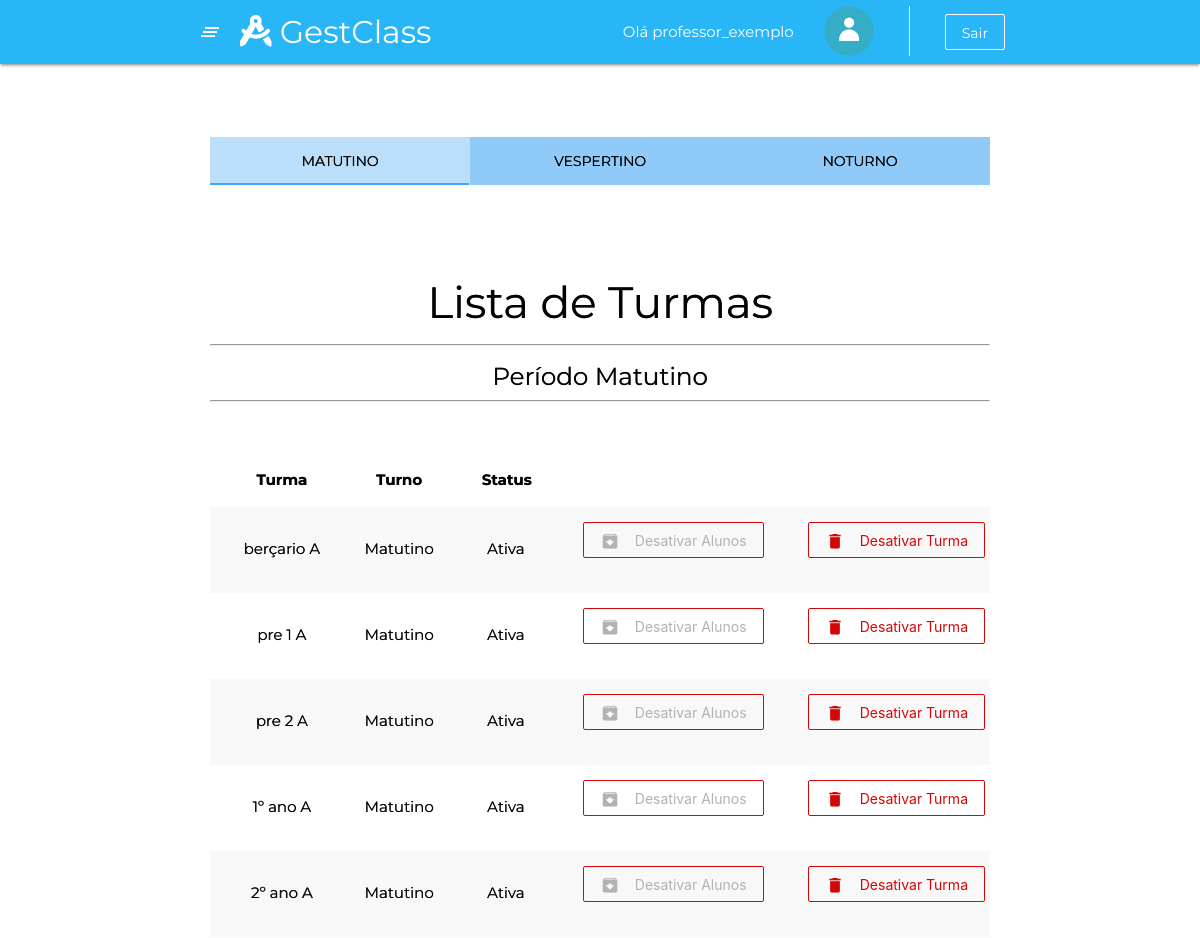
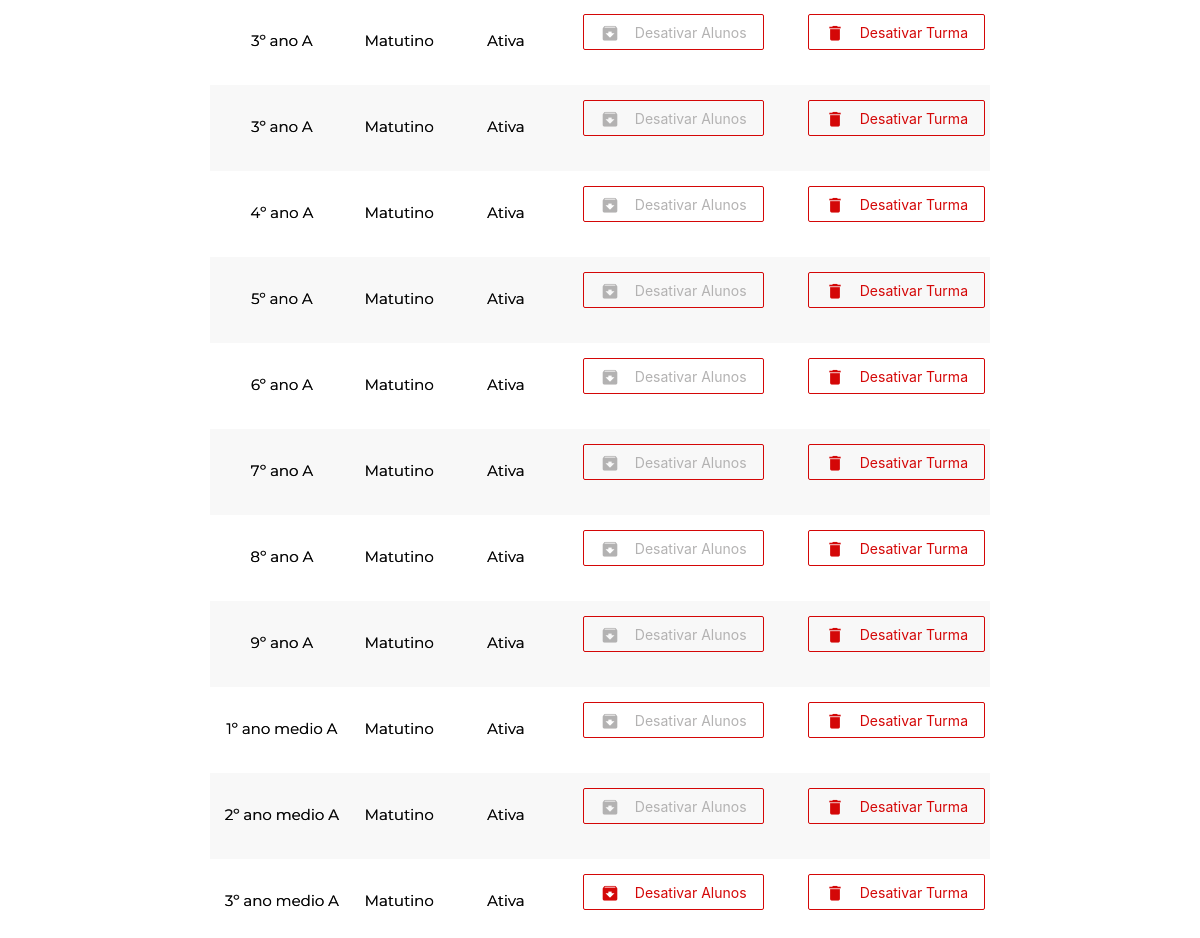
The app's page /listaTurmas.html.php (signed in) with its own data (2 pictures, top to bottom).
### tables this page shows
CREATE TABLE professor (
	ID_professor INTEGER NOT NULL PRIMARY KEY AUTO_INCREMENT UNIQUE,
	nome_professor VARCHAR (50) NOT NULL,
    foto VARCHAR(255),
	cep VARCHAR (10) NOT NULL,
    numero INTEGER NOT NULL,
    complemento VARCHAR (40),
    rg VARCHAR(15) NOT NULL UNIQUE,
    cpf VARCHAR(14) NOT NULL UNIQUE,
	email VARCHAR(65) NOT NULL UNIQUE,
    senha VARCHAR(50) NOT NULL,
    celular VARCHAR(15) NOT NULL,
    telefone VARCHAR(14),
    fk_id_tipo_usuario_professor INTEGER NOT NULL,
    fk_id_escola_professor INTEGER NOT NULL
);

CREATE TABLE turma (
	ID_turma INTEGER NOT NULL PRIMARY KEY AUTO_INCREMENT UNIQUE,
    nome_turma VARCHAR(50) NOT NULL,
    fk_id_escola_turma INTEGER NOT NULL,
    fk_id_turno_turma INTEGER NOT NULL,
    situacao BOOLEAN NOT NULL
);

CREATE TABLE turno (
	ID_turno INTEGER NOT NULL PRIMARY KEY AUTO_INCREMENT UNIQUE,
    nome_turno VARCHAR(20) NOT NULL    
);

### listaTurmas.html.php (the view, shortened to what this page needs)
<!DOCTYPE html>
<html lang="pt-br">
<head>
    <link rel="stylesheet" type="text/css" href="css/boletimCadastro.css" />
</head>
<body class="body_estilizado">
    <?php
    include_once 'php/conexao.php';
    $id_tipo_usuario = $_SESSION["id_tipo_usuario"];
    $id_escola = $_SESSION["id_escola"];
    if ($id_tipo_usuario == 2) {
        require_once 'reqDiretor.php';
    } else if ($id_tipo_usuario == 3) {
        require_once 'reqHeader.php';
    } elseif ($id_tipo_usuario == 4) {
        require_once 'reqProfessor.php';
    }
    ?>
    <br>
    <div class="container col s12 m12 l12" id="container_boletimCadastro">
        <div class="row">
            <div class="col s12 m12 l12">
                <ul id="tabs-swipe-demo" class="tabs blue lighten-3">
                    <li class="tab col s3 m4 l4 "><a href="#matutino">Matutino</a></li>
                    <li class="tab col s3 m4 l4 "><a href="#vespertino">Vespertino</a></li>
                    <li class="tab col s3 m4 l4 "><a href="#noturno">Noturno</a></li>
                </ul>
            </div>
        </div>
        <br>
        <br>
        <div id="matutino" class="col s12 m12 l12">
            <h3 class="center">Lista de Turmas</h3>
            <hr>
            <h5 class="center">Período Matutino</h5>
            <hr>
            <br><br>
            <table class="striped centered">
                <thead>
                    <tr>
                        <th>Turma</th>
                        <th>Turno</th>
                        <th>&nbsp;&nbsp;&nbsp;&nbsp;&nbsp;&nbsp;Status</th>
                        <th></th>
                    </tr>
                </thead>
                <tbody>
                    <?php
                    $select_turmas = $conn->prepare("SELECT turma.ID_turma AS ID_turma, turma.nome_turma AS nome_turma, turma.situacao AS situacao, turno.nome_turno AS nome_turno FROM turma  INNER JOIN turno ON (turma.fk_id_turno_turma = turno.ID_turno) WHERE turma.fk_id_escola_turma = $id_escola AND turma.fk_id_turno_turma = 1");
                    $select_turmas->execute();
                    if ($select_turmas->rowCount()) {
                        while ($turmas_array = $select_turmas->fetch(PDO::FETCH_ASSOC)) {
                            $id_turma = $turmas_array['ID_turma'];
                            $nome_turma = $turmas_array['nome_turma'];
                            $turno_turma = $turmas_array['nome_turno'];
                            $situacao = $turmas_array['situacao'];
                            if ($situacao) {
                                $status = 'Ativa';
                            } else {
                                $status = 'Desativa';
                            }
                    ?>
                            <tr>
                                <td><?php echo $nome_turma ?></td>
                                <td><?php echo $turno_turma ?></td>
                                <td>&nbsp;&nbsp;&nbsp;&nbsp;&nbsp;&nbsp;<?php echo $status; ?></td>
                                <td>
                                    <?php
                                    $select_alunos_turma = $conn->prepare("SELECT ra FROM aluno WHERE fk_id_escola_aluno = $id_escola AND fk_id_turma_aluno = $id_turma AND situacao = true");
                                    $select_alunos_turma->execute();
                                    if ($select_alunos_turma->rowCount()) {
                                    ?>
                                        <form action="php/confirmDesativarAlunosTurma.php" method="POST">
                                            <button id="btnTableChamada" type="submit" class="btn-flat btnLightRed center" style="float: center;">
                                                <i class="material-icons left">archive</i>Desativar Alunos
                                            </button>
                                        </form>
                                    <?php
                                    } else {
                                    ?>
                                        <button disabled id="btnTableChamada" type="submit" class="btn-flat btnLightRed center" style="float: center;">
                                            <i class="material-icons left">archive</i>Desativar Alunos
                                        </button>
                                    <?php
                                    }
                                    ?>
                                </td>
                                <td>
                                    <?php
                                    if ($situacao) {
                                    ?>
                                        <form action="php/confirmDesativarTurma.php" method="POST">
                                            <button id="btnTableChamada" type="submit" class="btn-flat btnLightRed center" style="float: center;">
                                                <i class="material-icons left">delete</i>Desativar Turma
                                            </button>
                                        </form>
                                    <?php
                                    }
                                    ?>
                                </td>
                            </tr>
                        <?php
                        }
                    }
                    ?>
                </tbody>
            </table>
        </div>
    <?php
    require_once 'reqFooter.php';
    ?>

### reqProfessor.php (shortened to what this page needs)
<?php
include_once 'php/conexao.php';
$id_usuario = $_SESSION["id_usuario"];
$id_escola = $_SESSION["id_escola"];
$query = $conn->prepare("select * from professor where id_professor=$id_usuario");
$query->execute();
$dados = $query->fetch(PDO::FETCH_ASSOC);
$nomeProf = $dados['nome_professor'];
$nome = Explode(" ", $nomeProf);
$nome_prof = $nome[0];
?>
<!DOCTYPE html>
<html lang="pt">
<head>
  <link rel="stylesheet" type="text/css" href="css/homeProfessor.css" />
  <link rel="stylesheet" type="text/css" href="node_modules/materialize-css/dist/css/materialize.min.css" />
  <link rel="stylesheet" type="text/css" href="node_modules/@fortawesome/fontawesome-free/css/all.min.css" />
  <link rel="stylesheet" type="text/css" href="node_modules/animate.css/animate.min.css" />
  <link rel="stylesheet" type="text/css" href="node_modules/aos/dist/aos.css" />
  <link rel="stylesheet" type="text/css" href="css/menu.css" />
  <link rel="stylesheet" type="text/css" href="css/default.css" />
  <link rel="stylesheet" type="text/css" href="css/homeSecretaria.css" />
</head>
<body>
  <header>
    <div class="navbar-fixed">
      <nav class="light-blue lighten-1">
        <div class="container">
          <div class="nav-wrapper">
            <a href="#" data-target="slide-out" class="sidenav-trigger show-on-large"><i class="material-icons">clear_all</i></a>
            <a href="homeProfessor.html.php" class="brand-logo"><i class="fas fa-drafting-compass"></i>
              <span class="hide-on-small-only">GestClass<span></a>
            <ul class="right">
              <li>
                <a class="transparent hide-on-small-only" disable>Olá
                  <?php echo $nome_prof ?></a>
              </li>
              <?php if (empty($dados['foto'])) { ?>
                <li>
                  <a href="perfil.html.php" class="transparent hide-on-small-only">
                    <img class="circle icon-user" width="50px" height="50px" src="assets/imagensBanco/usuario.png">
                  </a>
                </li>
              <?php } ?>
              <li>
              </li>
              <li>
                <a href="php/logout.php" class="btn-flat btnLight hide-on-small-only">Sair</a>
              </li>
            </ul>
          </div>
        </div>
      </nav>
    </div>
  </header>

### css/boletimCadastro.css (style rules this page uses)
#tabs-swipe-demo .tab a { color: black; }
#tabs-swipe-demo .tab a.active { background-color: #bbdefb; }

### css/menu.css (style rules this page uses)
.icon-user { padding: 0; margin: 0; margin-top: 6px; }

### css/default.css (style rules this page uses)
body { margin: 0; padding: 0; font-family: 'Montserrat', sans-serif !important; }
.btn-flat { transition: 0.2s; text-transform: inherit; }
.btnLight { text-transform: inherit; border: 0.5px solid #fff; color: #fff; }
.btnLightRed { text-transform: inherit; border: 0.5px solid #d40707; color: #d40707; float: right; margin-bottom: 20px; margin-left: 5px; }
#container_boletimCadastro { background-color: rgba(255, 255, 255, 0.9); padding: 10px 30px 80px 30px; margin-top: 40px; margin-bottom: 40px; border-radius: 10px; text-shadow: 0.3px 0.3px 0.3px #111; }
#container_boletimCadastro ::placeholder { text-shadow: 0.5px 0.5px 0.5px #111; }

### records on screen
professor: nome_professor "professor_exemplo"
turma: nome_turma "berçario A", fk_id_turno_turma.nome_turno "Matutino", situacao "Ativa", shows "Desativar Alunos"
turma: nome_turma "pre 1 A", fk_id_turno_turma.nome_turno "Matutino", situacao "Ativa", shows "Desativar Alunos"
turma: nome_turma "pre 2 A", fk_id_turno_turma.nome_turno "Matutino", situacao "Ativa", shows "Desativar Alunos"
turma: nome_turma "1º ano A", fk_id_turno_turma.nome_turno "Matutino", situacao "Ativa", shows "Desativar Alunos"
turma: nome_turma "2º ano A", fk_id_turno_turma.nome_turno "Matutino", situacao "Ativa", shows "Desativar Alunos"
turma: nome_turma "3º ano A", fk_id_turno_turma.nome_turno "Matutino", situacao "Ativa", shows "Desativar Alunos"
turma: nome_turma "3º ano A", fk_id_turno_turma.nome_turno "Matutino", situacao "Ativa", shows "Desativar Alunos"
turma: nome_turma "4º ano A", fk_id_turno_turma.nome_turno "Matutino", situacao "Ativa", shows "Desativar Alunos"
turma: nome_turma "5º ano A", fk_id_turno_turma.nome_turno "Matutino", situacao "Ativa", shows "Desativar Alunos"
turma: nome_turma "6º ano A", fk_id_turno_turma.nome_turno "Matutino", situacao "Ativa", shows "Desativar Alunos"
turma: nome_turma "7º ano A", fk_id_turno_turma.nome_turno "Matutino", situacao "Ativa", shows "Desativar Alunos"
turma: nome_turma "8º ano A", fk_id_turno_turma.nome_turno "Matutino", situacao "Ativa", shows "Desativar Alunos"
turma: nome_turma "9º ano A", fk_id_turno_turma.nome_turno "Matutino", situacao "Ativa", shows "Desativar Alunos"
turma: nome_turma "1º ano medio A", fk_id_turno_turma.nome_turno "Matutino", situacao "Ativa", shows "Desativar Alunos"
turma: nome_turma "2º ano medio A", fk_id_turno_turma.nome_turno "Matutino", situacao "Ativa", shows "Desativar Alunos"
turma: nome_turma "3º ano medio A", fk_id_turno_turma.nome_turno "Matutino", situacao "Ativa"
